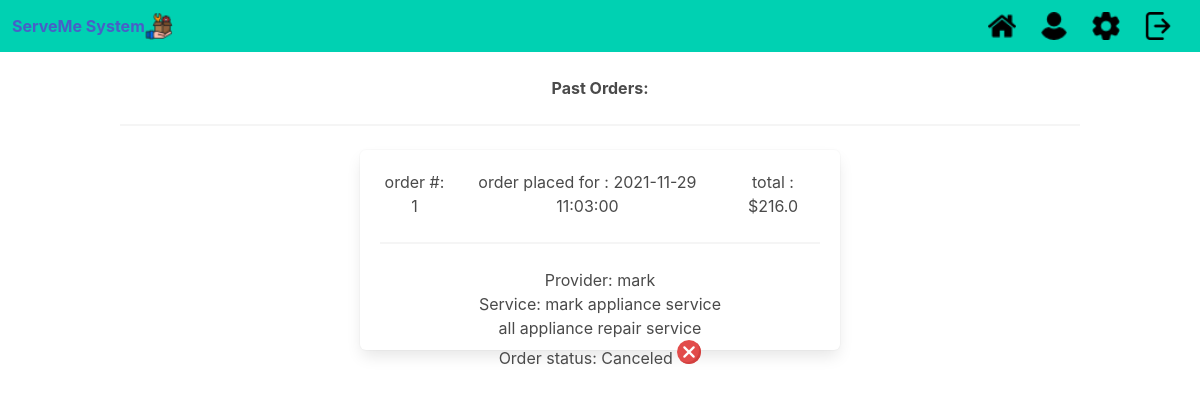
Page /past_orders (signed in) on the earlier database version.
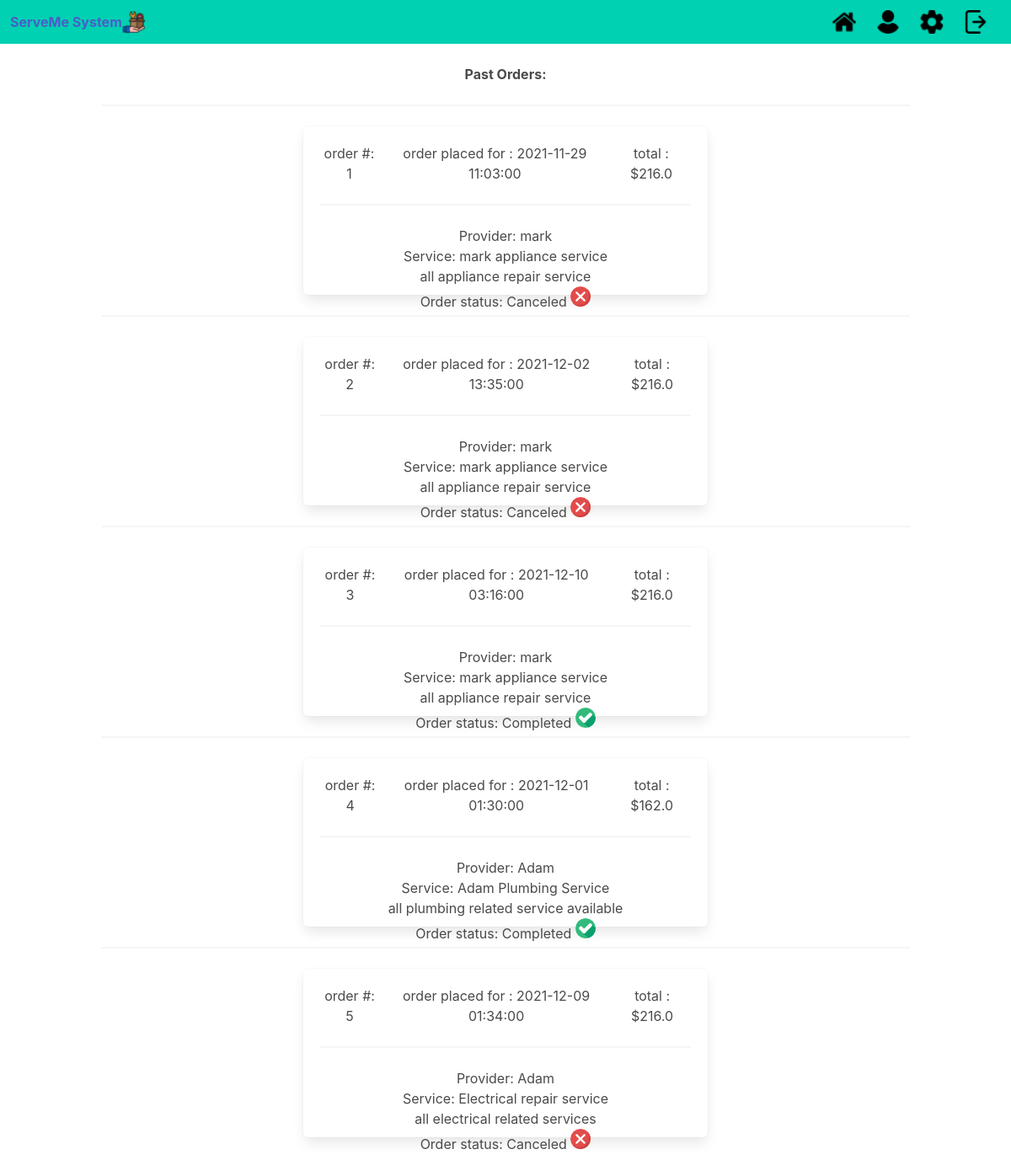
Same page on the later database version.
### serveme/models.py (models this page shows, shortened)
class Provider (db.Model):
    provider_id     = db.Column(db.Integer, primary_key=True)
    userID        = db.Column(db.Integer, db.ForeignKey('user.userID'), nullable=False)
    provider_name   = db.Column(db.String(50), nullable=False)
    rating_avg      = db.Column(db.Float)
    phone_number    = db.Column(db.String(10), nullable=False)
    address         = db.Column(db.String(25), nullable=False)
    email           = db.Column(db.String(20), nullable=False)
    ssn             = db.Column(db.String(9), nullable=False)
    services        = db.relationship('Service', backref='service_provider', lazy=True)

class Order (db.Model):
    order_id        = db.Column(db.Integer, primary_key=True)
    provider_id     = db.Column(db.Integer, nullable=False)
    service_id      = db.Column(db.Integer, nullable=False)
    userID          = db.Column(db.Integer, db.ForeignKey('user.userID'), nullable=False)
    cost            = db.Column(db.Float(precision=2), nullable=False)
    review_id       = db.Column(db.Integer)
    description     = db.Column(db.String(255))
    date            = db.Column(db.DateTime())
    status          = db.Column(db.String(255))

class Service (db.Model):
    __searchable__  = ['description']
    provider_id     = db.Column(db.Integer, db.ForeignKey('provider.provider_id'), nullable=False)
    service_id      = db.Column(db.Integer, nullable=False, primary_key=True)
    rating_avg      = db.Column(db.Float(precision=2), nullable=False)
    service_name    = db.Column(db.String(20), nullable=False)
    cost            = db.Column(db.Float(precision=2), nullable=False)
    description     = db.Column(db.String(255), nullable=False)
    category        = db.Column(db.String(20), nullable=False)

### serveme/main.py (the view)
@main.route('/past_orders')
def past_orders():
    currentDate = datetime.now()
    orders = Order.query.filter(or_(Order.status == 'Completed', Order.status == "Canceled"), Order.userID==current_user.userID).all()
    services = Service.query.all()
    providers = Provider.query.all()
    return render_template('past_orders.html', orders=orders, services=services, providers=providers)

### serveme/templates/past_orders.html
{% extends "base.html" %}
{% block content %}
<br>
 <b>Past Orders: </b>
  <br>
   {%for service in services%}
    {%for order in orders%}
     {%for provider in providers%}
      {%if order.provider_id==service.provider_id and order.service_id==service.service_id and service.provider_id == provider.provider_id%}
      <hr>
      {%if order.status == "Canceled" or order.status == "Completed"%}
    <div class="box" style="height:200px; margin:auto; width:50%">
      <div style="display:flex; flex-direction: horizontal; justify-content: space-around;">
        <div>order #: {{order.order_id}}</div>
        <div>order placed for : {{order.date}}</div>
        <div>total : ${{order.cost}}</div>
      </div>
      <hr>
        <div style="display: flex; flex-direction: horizontal; justify-content: center; ">
          <div>
            Provider:
            {{provider.provider_name}}
	    <br>
            Service:
            {{service.service_name}}
            <br>
            {{service.description}}
            <br>
            Order status: {{order.status}}
            {%if order.status == "Completed"%}
            <img src="{{url_for('static', filename='completed.png')}}" alt="placeholder">
            {%endif%}
            {%if order.status == "Canceled"%}
            <img src="{{url_for('static', filename='canceled.png')}}" alt="placeholder">
            {%endif%}
          </div>
        </div>
    </div>
        {%endif%}
        {%endif%}
       {%endfor%}
      {%endfor%}
    {%endfor%}
<br>
<br>
{% endblock %}

### serveme/templates/base.html (shortened to what this page needs)
<!DOCTYPE html>
<html>
<head>
    <link rel="stylesheet" href="https://cdnjs.cloudflare.com/ajax/libs/bulma/0.7.2/css/bulma.min.css" />
    <link rel="stylesheet" href="{{ url_for('static', filename='styles.css') }}">
</head>
<body>
    <section class=" is-fullheight">
            <nav class="navbar has-background-primary" >
                <div class="navbar-brand">
                    <a class="navbar-item" href="{{ url_for('main.index') }}">
                      <h1><strong>ServeMe System</strong></h1>
                      <img src="{{url_for('static', filename='icon.png')}}" width="28" height="28">
                    </a>
                  </div>
                <div class="container">
                    <div id="navbarMenuHeroA" class="navbar-menu">
                        <div class="navbar-end">
                            <a href="{{ url_for('main.index') }}" class="navbar-item">
                                <img src="{{url_for('static', filename='home.png')}}" width="28" height="28">
                            </a>
			    {% if current_user.is_authenticated %}
                            <a href="{{ url_for('main.profile') }}" class="navbar-item">
                                <img src="{{url_for('static', filename='profile.png')}}" width="28" height="28">
                            </a>
                            <a href="{{ url_for('setting.settings') }}" class="navbar-item">
                                <img src="{{url_for('static', filename='settings.png')}}" width="28" height="28">
                            </a>
			    {% endif %}
			    {% if current_user.is_authenticated %}
                                <a href="{{ url_for('auth.logout') }}" class="navbar-item ">
                                    <img src="{{url_for('static', filename='logout.png')}}" width="28" height="28">
                                </a>
                            </div>
			    {% endif %}
                        </div>
                    </div>
            </nav>
            <div class="container has-text-centered " >
               {% block content %}
               {% endblock %}
            </div>
    </section>
</body>
</html>

Differences in the rows shown:
now on this page (row edited): Order: order_id "2", date "2021-12-02 13:35:00", cost "216.0", status "Canceled", Provider (provider_name "mark", {{ service.service_name }} "mark appliance service", {{ service.description }} "all appliance repair service")
added Order: order_id "3", date "2021-12-10 03:16:00", cost "216.0", status "Completed", Provider (provider_name "mark", {{ service.service_name }} "mark appliance service", {{ service.description }} "all appliance repair service")
added Service: service_name "Adam Plumbing Service", description "all plumbing related service available"
added Order: order_id "4", date "2021-12-01 01:30:00", cost "162.0", status "Completed"
added Provider: provider_name "Adam"
added Service: service_name "Electrical repair service", description "all electrical related services"
added Order: order_id "5", date "2021-12-09 01:34:00", cost "216.0", status "Canceled"
